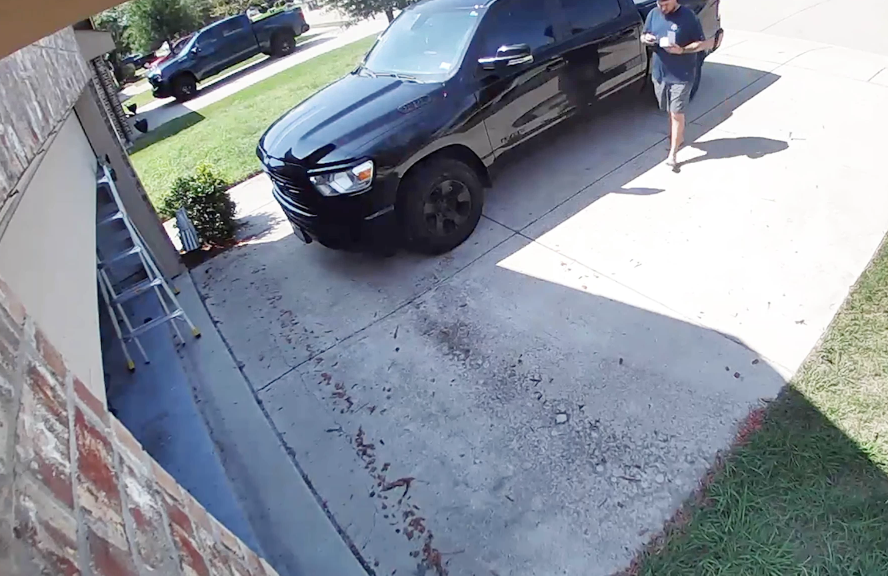
#> input picture ia/OpenCV-Perception/fot1.png, 1776 x 1151 px, given in place of the camera (shown at 1/2 size)
$ python demo.py
#> lines starting #> are read from the running program, lines starting #| are printed output that depends on the picture; after the words box and inside, x2 and y2 are one past the last pixel; in counts of white or black regions, pixels touching at a corner belong together
import cv2


CAMERA_INDEX = 0
PIXEL_THRESHOLD = 25
MIN_BLOB_AREA = 5000
WINDOW_NAME = "Detector de movimiento"


def main() -> None:
    camera = cv2.VideoCapture(CAMERA_INDEX)
    if not camera.isOpened():
        raise RuntimeError(
            f"No se pudo abrir la webcam con índice {CAMERA_INDEX}. "
            "Comprueba que esté conectada y que la aplicación tenga permiso para usarla."
        )

    background = None
    movement_detected = False

    print("Pulsa 'b' para capturar el fondo sin objetos en movimiento.")
    print("Después, pulsa 'r' para volver a capturar el fondo o 'q' para salir.")

    try:
        while True:
            success, frame = camera.read()
#> frame is the input picture: shape (1151, 1776, 3); mean B, G, R 154.3, 143.6, 136.2
            if not success:
                raise RuntimeError("No se pudo leer una imagen de la webcam.")

            gray = cv2.cvtColor(frame, cv2.COLOR_BGR2GRAY)
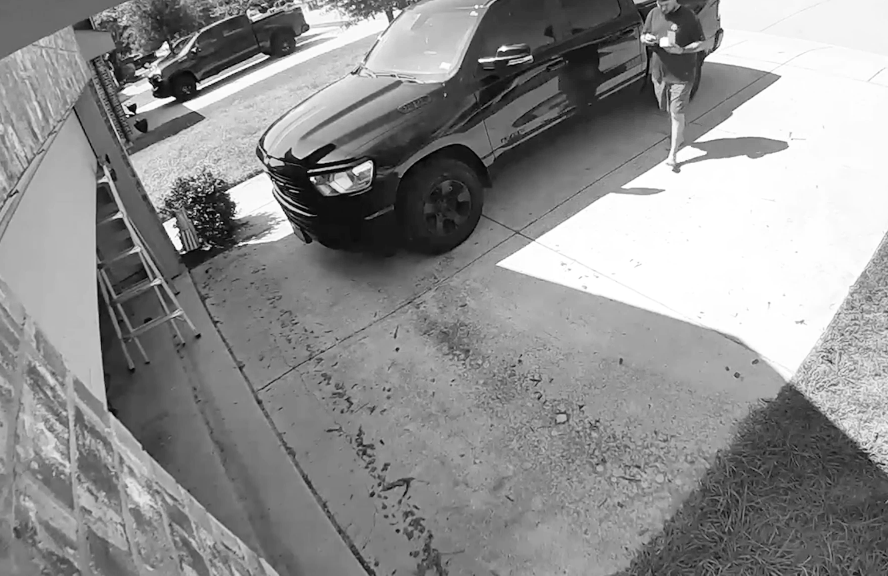
#> gray: shape (1151, 1776) (shown at 1/2 size); min 0, max 255, mean 142.6
            gray = cv2.GaussianBlur(gray, (21, 21), 0)
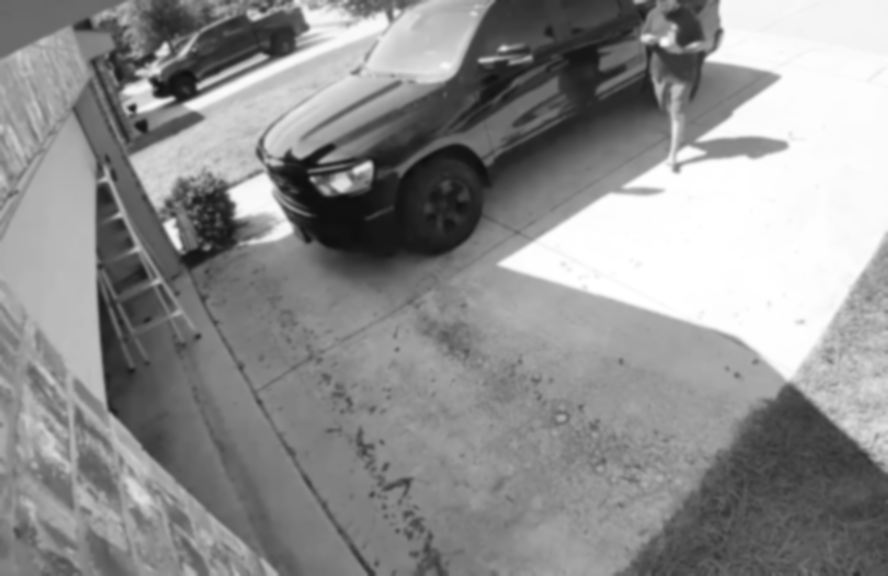
#> gray: shape (1151, 1776) (shown at 1/2 size); min 13, max 255, mean 142.6
            display = frame.copy()
            mask = gray.copy()
            mask[:] = 0
#> mask: shape (1151, 1776); every value is 0

            if background is None:
                cv2.putText(
                    display,
                    "Deteccion: pulsa 'b' para capturar el fondo",
                    (20, 40),
                    cv2.FONT_HERSHEY_SIMPLEX,
                    0.7,
                    (0, 255, 255),
                    2,
                )
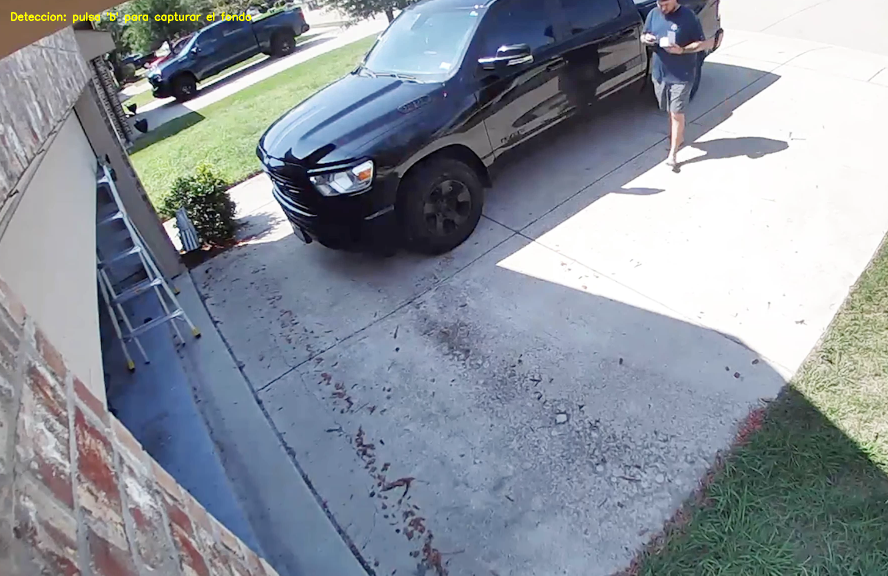
#> display: shape (1151, 1776, 3) (shown at 1/2 size); 0.15% of pixels changed, all inside (x1, y1, x2, y2) = (22, 24, 503, 47)
            else:
                difference = cv2.absdiff(background, gray)
                _, mask = cv2.threshold(
                    difference, PIXEL_THRESHOLD, 255, cv2.THRESH_BINARY
                )
                mask = cv2.morphologyEx(
                    mask,
                    cv2.MORPH_OPEN,
                    None,
                    iterations=2,
                )
                mask = cv2.dilate(mask, None, iterations=2)

                contours, _ = cv2.findContours(
                    mask, cv2.RETR_EXTERNAL, cv2.CHAIN_APPROX_SIMPLE
                )
                blobs = [
                    contour
                    for contour in contours
                    if cv2.contourArea(contour) >= MIN_BLOB_AREA
                ]

                if blobs and not movement_detected:
                    print("Aviso: movimiento detectado.")
                movement_detected = bool(blobs)

                for contour in blobs:
                    x, y, width, height = cv2.boundingRect(contour)
                    area = cv2.contourArea(contour)
                    cv2.rectangle(
                        display,
                        (x, y),
                        (x + width, y + height),
                        (0, 255, 0),
                        2,
                    )
                    cv2.putText(
                        display,
                        f"{area:.0f} px",
                        (x, max(y - 10, 20)),
                        cv2.FONT_HERSHEY_SIMPLEX,
                        0.6,
                        (0, 0, 255),
                        2,
                    )

                if movement_detected:
                    cv2.putText(
                        display,
                        "MOVIMIENTO DETECTADO",
                        (20, 40),
                        cv2.FONT_HERSHEY_SIMPLEX,
                        0.8,
                        (0, 0, 255),
                        2,
                    )

            mask_display = cv2.cvtColor(mask, cv2.COLOR_GRAY2BGR)
#> mask_display: shape (1151, 1776, 3); every value is 0
            cv2.putText(
                mask_display,
                "Mascara binaria",
                (20, 40),
                cv2.FONT_HERSHEY_SIMPLEX,
                0.7,
                (255, 255, 255),
                2,
            )
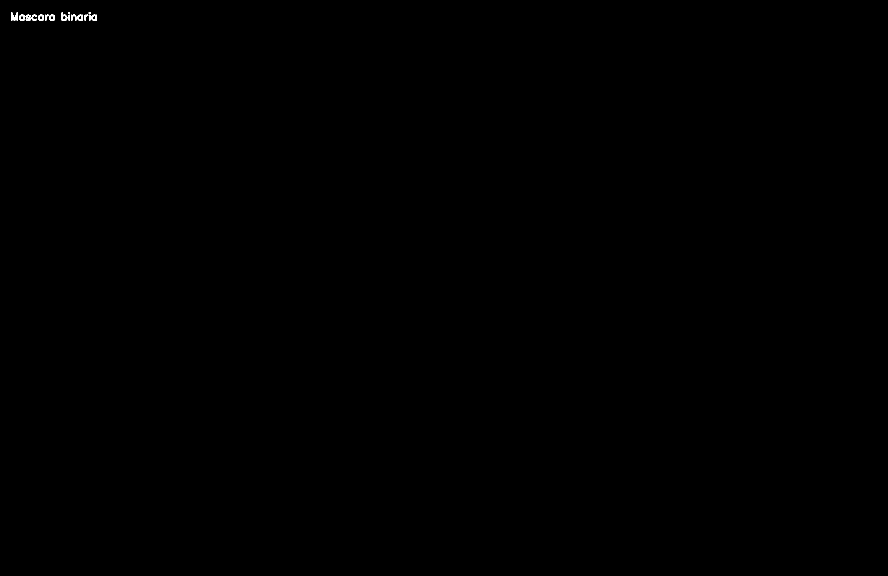
#> mask_display: shape (1151, 1776, 3) (shown at 1/2 size); 0.06% white; 16 white regions (2 under 20 px), largest, box (x1, y1, x2, y2) and area: (22, 24, 36, 42) 164, (123, 24, 135, 42) 114, (76, 29, 87, 42) 97
            cv2.imshow(WINDOW_NAME, cv2.hconcat([display, mask_display]))
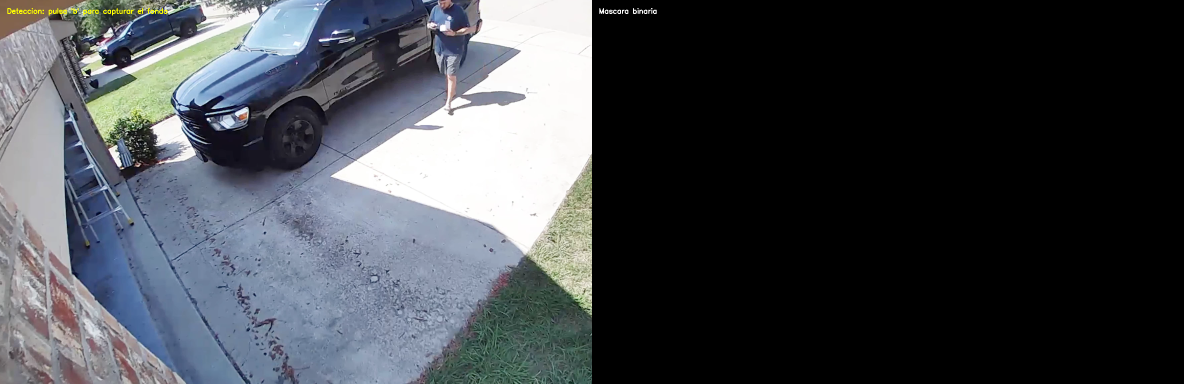
#> window 'Detector de movimiento': shape (1151, 3552, 3) (shown at 1/3 size); mean B, G, R 77.2, 72, 68.3
            key = cv2.waitKey(1) & 0xFF
#> (key q is pressed here)

            if key == ord("q"):
                break
            if key in (ord("b"), ord("r")):
                background = gray.copy()
                movement_detected = False
                print("Fondo capturado.")
    finally:
        camera.release()
        cv2.destroyAllWindows()


if __name__ == "__main__":
    main()

$ run again, on ia/OpenCV-Perception/haar8.png
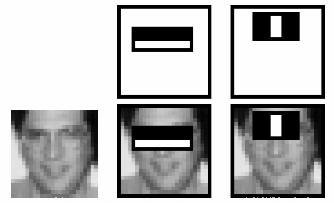
#> input picture ia/OpenCV-Perception/haar8.png, 334 x 203 px, given in place of the camera
#> in main, frame is the input picture: shape (203, 334, 3); min 0, max 254, mean 181.7
#> mask: shape (203, 334); every value is 0
#> display: shape (203, 334, 3); 2.84% of pixels changed, all inside (x1, y1, x2, y2) = (22, 24, 333, 47)
#> in main, `cv2.putText( mask_display, "Mascara binaria", (20, 40), cv2.FONT_HERSH..`:
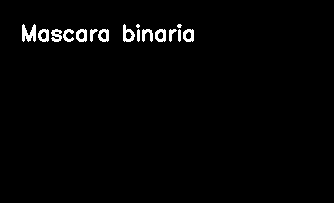
#> mask_display: shape (203, 334, 3); 1.8% white; 16 white regions (2 under 20 px), largest, box (x1, y1, x2, y2) and area: (22, 24, 36, 42) 164, (123, 24, 135, 42) 114, (76, 29, 87, 42) 97
#> in main, `cv2.imshow(WINDOW_NAME, cv2.hconcat([display, mask_display]))`:
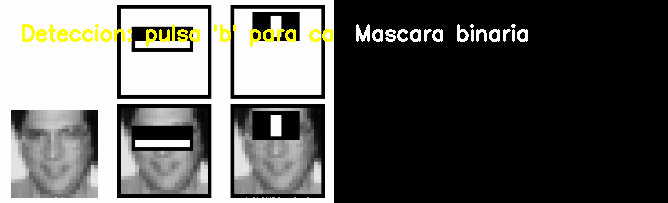
#> window 'Detector de movimiento': shape (203, 668, 3); mean B, G, R 90.7, 94.3, 94.3
